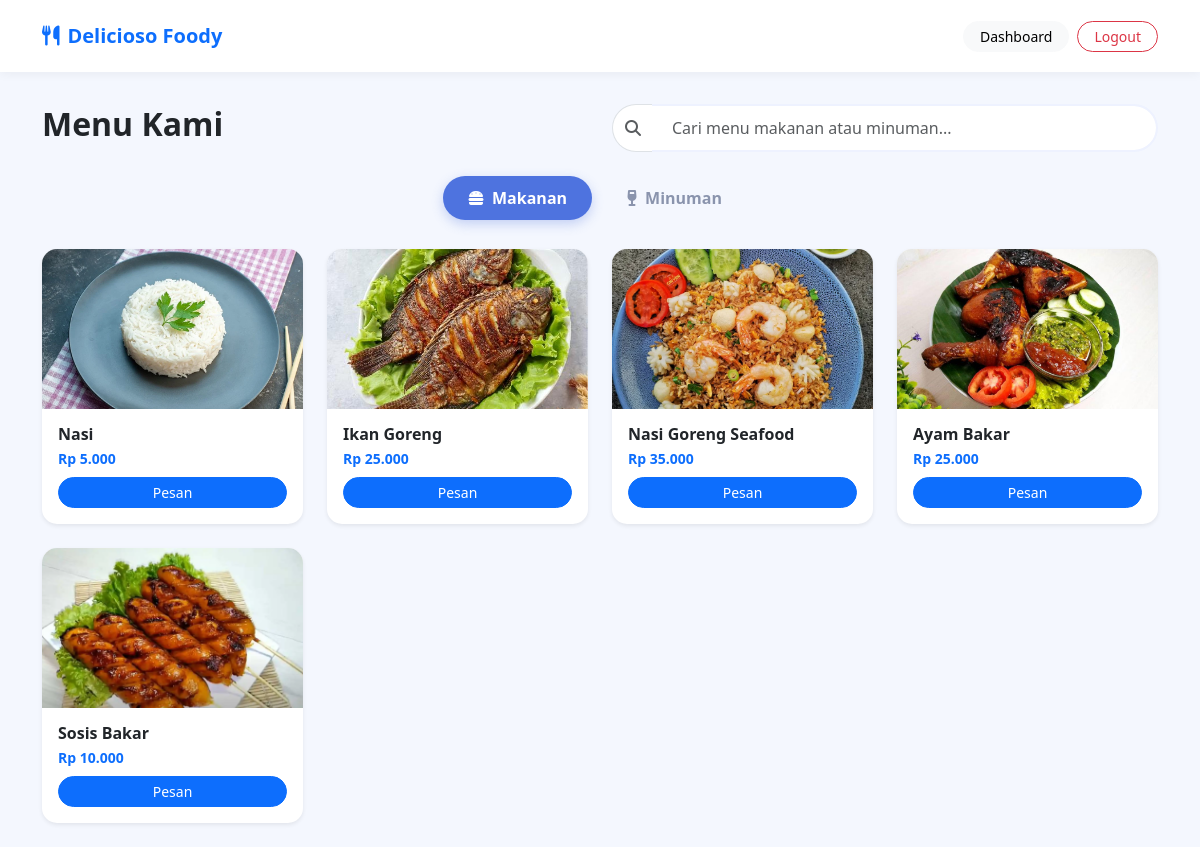
Screenshot of /user/katalog.php (signed in) with the database file from the repository.
### tables this page shows
CREATE TABLE `produk` (
  `id` int(11) NOT NULL,
  `nama_makanan` varchar(100) NOT NULL,
  `harga` int(11) NOT NULL,
  `gambar` varchar(255) NOT NULL
);

### user/katalog.php (the view, shortened to what this page needs)
<?php
include '../config/config.php';
$queryMakanan = mysqli_query($conn, "SELECT * FROM produk");
$nomor_wa = "6285694261056";
?>
<!DOCTYPE html>
<html lang="id">
<head>
    <link href="https://cdn.jsdelivr.net/npm/bootstrap@5.3.0/dist/css/bootstrap.min.css" rel="stylesheet">
    <link rel="stylesheet" href="https://cdnjs.cloudflare.com/ajax/libs/font-awesome/6.4.0/css/all.min.css">
</head>
<body>
<nav class="navbar navbar-expand-lg navbar-custom fixed-top py-3">
    <div class="container">
        <a class="navbar-brand fw-bold text-primary" href="dashboard.php"><i class="fas fa-utensils me-2"></i>Delicioso Foody</a>
        <div class="ms-auto d-flex align-items-center">
            <a href="dashboard.php" class="btn btn-light btn-sm rounded-pill px-3 me-2">Dashboard</a>
            <a href="logout.php" class="btn btn-outline-danger btn-sm rounded-pill px-3">Logout</a>
        </div>
    </div>
</nav>
<div class="container mt-4">
    <div class="row mb-4 align-items-center">
        <div class="col-md-6">
            <h2 class="fw-bold">Menu Kami</h2>
        </div>
        <div class="col-md-6">
            <div class="input-group">
                <span class="input-group-text bg-white border-end-0" style="border-radius: 30px 0 0 30px;"><i class="fas fa-search text-muted"></i></span>
                <input type="text" id="searchInput" class="form-control border-start-0 search-input" placeholder="Cari menu makanan atau minuman..." style="border-radius: 0 30px 30px 0;">
            </div>
        </div>
    </div>
    <ul class="nav nav-tabs justify-content-center" id="myTab" role="tablist">
        <li class="nav-item">
            <button class="nav-link active" id="makanan-tab" data-bs-toggle="tab" data-bs-target="#makanan" type="button">
                <i class="fas fa-hamburger me-2"></i>Makanan
            </button>
        </li>
        <li class="nav-item">
            <button class="nav-link" id="minuman-tab" data-bs-toggle="tab" data-bs-target="#minuman" type="button">
                <i class="fas fa-wine-glass me-2"></i>Minuman
            </button>
        </li>
    </ul>
    <div class="tab-content" id="myTabContent">
        <div class="tab-pane fade show active" id="makanan">
            <div class="row product-grid">
                <?php while($makan = mysqli_fetch_assoc($queryMakanan)):
                    $pesan = urlencode("Halo Admin, saya ingin memesan Makanan: " . $makan['nama_makanan']);
                ?>
                <div class="col-6 col-md-3 mb-4 product-item" data-name="<?= strtolower($makan['nama_makanan']); ?>">
                    <div class="card card-product shadow-sm">
                        <div class="img-container">
                            <img src="../assets/img/<?= $makan['gambar']; ?>" class="img-product">
                        </div>
                        <div class="card-body p-3">
                            <h6 class="fw-bold mb-1"><?= $makan['nama_makanan']; ?></h6>
                            <p class="text-primary small fw-bold mb-2">Rp <?= number_format($makan['harga'], 0, ',', '.'); ?></p>
                            <a href="https://api.whatsapp.com/send?phone=<?= $nomor_wa; ?>&text=<?= $pesan; ?>" target="_blank" class="btn btn-primary btn-sm w-100 rounded-pill">Pesan</a>
                        </div>
                    </div>
                </div>
                <?php endwhile; ?>
            </div>
        </div>
    </div>
</div>
</body>
</html>

### user/katalog.php (style rules this page uses)
body { background-color: #f4f7fe; padding-top: 80px; }
.navbar-custom { background: white; box-shadow: 0 2px 10px rgba(0,0,0,0.05); }
.nav-tabs { border: none; margin-bottom: 30px; }
.nav-tabs .nav-link { border: none; color: #8a94ad; font-weight: 600; padding: 10px 25px; border-radius: 30px; margin-right: 10px; }
.nav-tabs .nav-link.active { background: #4e73df; color: white; box-shadow: 0 4px 12px rgba(78,115,223,0.3); }
.card-product { transition: 0.3s; border: none; border-radius: 15px; overflow: hidden; height: 100%; }
.img-container { height: 160px; overflow: hidden; }
.img-product { width: 100%; height: 100%; object-fit: cover; }
.search-input { border-radius: 30px; padding: 10px 20px; border: 2px solid #eef2ff; }

### rows the page displays
produk: gambar (picture), nama_makanan "Nasi", harga "5.000"
produk: gambar (picture), nama_makanan "Ikan Goreng", harga "25.000"
produk: gambar (picture), nama_makanan "Nasi Goreng Seafood", harga "35.000"
produk: gambar (picture), nama_makanan "Ayam Bakar", harga "25.000"
produk: gambar (picture), nama_makanan "Sosis Bakar", harga "10.000"
